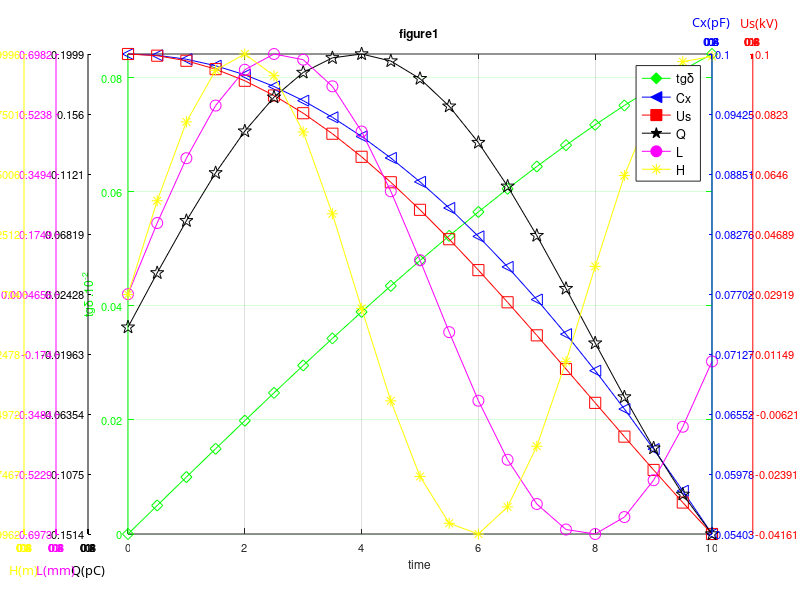

Source code (MATLAB):
close all
% ------------------your 6 functions-----------------------------------------
x=0:0.5:10;
y1=0.1*sin(0.1*x);
y2=0.1*cos(0.1*x);
y3=0.1*cos(0.2*x);
y4=0.2*sin(0.4*x);
y5=0.7*sin(0.6*x);
y6=0.1*sin(0.8*x);
%-----------------------------------------------------------------------
xlab='time' ;              % x-axis title
pas=8;           % Number of ticks per axe
tail=8;             % font size
mark1='d';c1='g';    
mark2='<';c2='b';
mark3='s';c3='r';
mark4='p';c4='k';
mark5='o';c5='m';
mark6='*';c6='y';
fontname='courrier';
fontsize=9.2;
fontsize_ax=8;
% -----------your legend names--------------------------------------------
param1='tg\delta';
param2='Cx';
param3='Us';
param4='Q';
param5='L';
param6='H';
%-----------------y-axis titles----------------------------------------
paramm1='tg\delta .10^-^2';
paramm2='Cx(pF)';
paramm3='     Us(kV)';
paramm4='Q(pC)';
paramm5='L(mm)';
paramm6='H(m)';
%----------------------------------------------plot y1---------------------
plot(x,y1,c1)
ax1=gca;
set(gcf,'position',[100 100 1300 550])
line(x,y1,'color',c1,'Marker',mark1,'LineStyle','none','Markersize',tail,'parent',ax1);
set(ax1,'Ylim',double([min(y1) max(y1)]),'Xlim',[0 max(x)]);
ylabel(paramm1)
xlabel(xlab)
set(ax1,'position',[0.16 0.11 0.73 0.8],'fontsize',fontsize_ax,'Ycolor',c1)
pos=double(get(ax1,'position'));
%----------------------------------------------plot y2--------------------
ax2=axes('position',pos, 'XAxisLocation','bottom','YAxisLocation','left', 'Color','none',  'XColor',c2,'YColor',c2);
plot(x,y2,c2);
line(x,y2,'color',c2,'Marker',mark2,'LineStyle','none','Markersize',tail,'parent',ax2);
set(ax2,'Ylim',double([min(y2) max(y2)]),'Xlim',[0 max(x)],'Visible','off')
%----------------------------------------------plot y3-------------------
axe3=axes('position',pos, 'XAxisLocation','bottom','YAxisLocation','left','Color','none', 'XColor',c2,'YColor',c2);
plot(x,y3,c3);
line(x,y3,'color',c3,'Marker',mark3,'LineStyle','none','Markersize',tail,'parent',axe3);
set(axe3,'Ylim',double([min(y3) max(y3)]),'Xlim',[0 max(x)],'Visible','off')
%----------------------------------------------plot y4-----------------
axe4=axes('position',pos, 'XAxisLocation','bottom','YAxisLocation','left', 'Color','none', 'XColor',c2,'YColor',c2);
plot(x,y4,c4);
line(x,y4,'color',c4,'Marker',mark4,'LineStyle','none','Markersize',tail+2,'parent',axe4);
set(axe4,'Ylim',double([min(y4) max(y4)]),'Xlim',[0 max(x)],'Visible','off')
%----------------------------------------------plot y5--------------------
axe5=axes('position',pos, 'XAxisLocation','bottom','YAxisLocation','left', 'Color','none', 'XColor',c2,'YColor',c2);set(axe5,'Xlim',[0 max(x)])
plot(x,y5,c5);
line(x,y5,'color',c5,'Marker',mark5,'LineStyle','none','Markersize',tail,'parent',axe5);
set(axe5,'Ylim',double([min(y5) max(y5)]),'Xlim',[0 max(x)],'Visible','off');
%----------------------------------------------plot y6--------------------
axe6=axes('position',pos, 'XAxisLocation','bottom','YAxisLocation','left', 'Color','none', 'XColor',c2,'YColor',c2);set(axe5,'Xlim',[0 max(x)])
plot(x,y6,c6);
line(x,y6,'color',c6,'Marker',mark6,'LineStyle','none','Markersize',tail,'parent',axe6);
set(axe6,'Ylim',double([min(y6) max(y6)]),'Xlim',[0 max(x)],'Visible','off');
%---------------------------------------------------------ax12------------
pos12=[pos(1)+pos(3)-0.001 pos(2) 0.001 pos(4)]
axe12=axes('position',pos12,'XAxisLocation','top','YAxisLocation','right',...
'Color','none','fontsize',fontsize_ax, 'XColor',c2,'YColor',c2);
set(get(axe12,'XLabel'),'String',strvcat(' ',paramm2),'Fontname',fontname,'Fontsize',fontsize);
set(axe12,'Ylim',double([min(y2) max(y2)]))
inc2=abs(max(y2)-min(y2))/pas; 
my=min(y2):inc2:max(y2);
set(axe12,'Ytick',my)
%---------------------------------------------------------ax13-------------
pos13=[0.94 pos(2) 0.001 pos(4)]
axe13=axes('position',pos13, 'XAxisLocation','top','YAxisLocation','right',...
'Color','none','fontsize',fontsize_ax, 'XColor',c3,'YColor',c3);
set(get(axe13,'XLabel'),'String',strvcat(' ',paramm3),'Fontname',fontname,'Fontsize',fontsize)
set(axe13,'Ylim',double([min(y3)   max(y3)]))
inc3=(max(y3)-min(y3))/pas;
my=min(y3):inc3:max(y3);
set(axe13,'Ytick',my)
%---------------------------------------------------------ax14------------
pos14=[0.11 pos(2) 0.001 pos(4)]
axe14=axes('position',pos14, 'XAxisLocation','Bottom','YAxisLocation','left',...
'Color','none','fontsize',fontsize_ax,  'XColor',c4,'YColor',c4);
set(get(axe14,'XLabel'),'String',strvcat(' ',paramm4),'Fontname',fontname,'Fontsize',fontsize);
set(axe14,'Ylim',double([min(y4) max(y4)]))
inc4=(max(y4)-min(y4))/pas;
my=min(y4):inc4:max(y4);
set(axe14,'Ytick',my)
%---------------------------------------------------------ax15------------
pos15=[0.07 pos(2) 0.001 pos(4)]
axe15=axes('position',pos15,'XAxisLocation','bottom','YAxisLocation','left',...
'Color','none','fontsize',fontsize_ax, 'XColor',c5,'YColor',c5);
set(get(axe15,'XLabel'),'String',strvcat(' ',paramm5),'Fontname',fontname,'Fontsize',fontsize)
set(axe15,'Ylim',double([min(y5) max(y5)]))
inc5=(max(y5)-min(y5))/pas; 
my=min(y5):inc5:max(y5);
set(axe15,'Ytick',my)
%---------------------------------------------------------ax16------------
pos16=[0.03 pos(2) 0.001 pos(4)]
axe16=axes('position',pos16,'XAxisLocation','bottom','YAxisLocation','left',...
'Color','none','fontsize',fontsize_ax, 'XColor',c6,'YColor',c6);
set(get(axe16,'XLabel'),'String',strvcat(' ',paramm6),'Fontname',fontname,'Fontsize',fontsize)
set(axe16,'Ylim',double([min(y6) max(y6)]))
inc6=(max(y6)-min(y6))/pas; 
my=min(y6):inc6:max(y6);
set(axe16,'Ytick',my)
%------------------------------------------------legend------------------
ax20=axes('position',pos, 'Color','none')
line(-100,100,'color',c1,'Marker',mark1,'LineStyle','-','markerfacecolor',c1,'Markersize',tail,'parent',ax20);
hold on;line(-100,100,'color',c2,'Marker',mark2,'LineStyle','-','markerfacecolor',c2,'Markersize',tail,'parent',ax20);
hold on;line(-100,100,'color',c3,'Marker',mark3,'LineStyle','-','markerfacecolor',c3,'Markersize',tail,'parent',ax20);
hold on;line(-100,100,'color',c4,'Marker',mark4,'LineStyle','-','markerfacecolor',c4,'Markersize',tail+2,'parent',ax20);
hold on;line(-100,100,'color',c5,'Marker',mark5,'LineStyle','-','markerfacecolor',c5,'Markersize',tail,'parent',ax20);
hold on;line(-100,100,'color',c6,'Marker',mark6,'LineStyle','-','markerfacecolor',c6,'Markersize',tail,'parent',ax20);
set(ax20,'Xlim',[0 1]);
set(ax20,'visible','off');
grid(ax1);
name={param1;param2;param3;param4;param5;param6}
hleg=legend(ax20,name)
title(ax1,'figure1')

